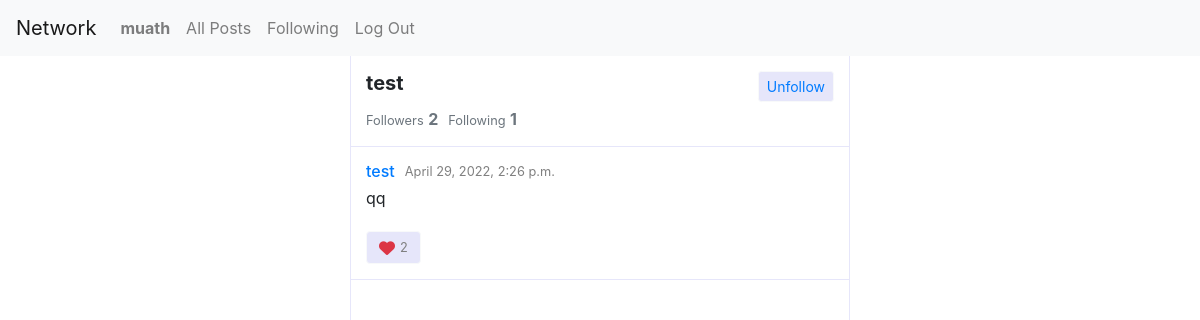
The page /profile/2 (signed in) on the database as committed earlier.
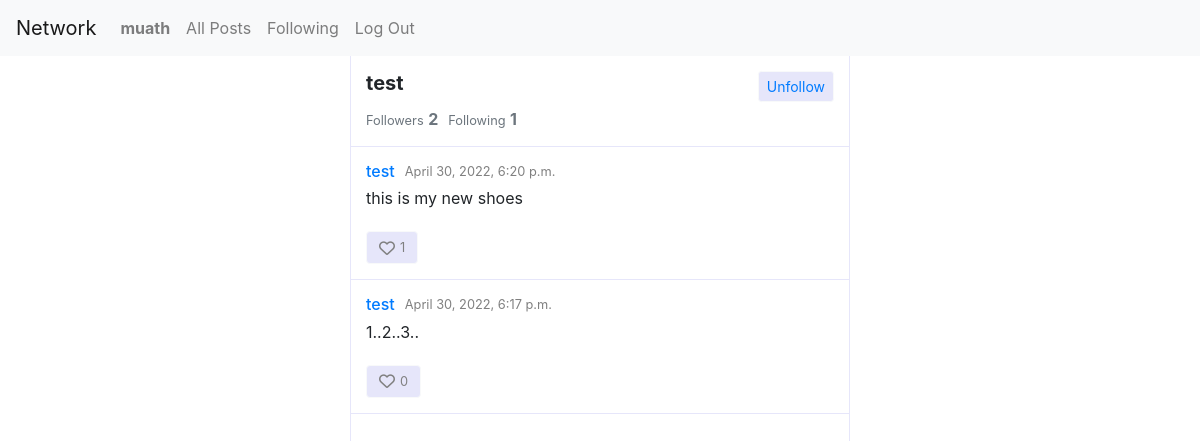
The same page on the database as committed later.
### network/models.py (models this page shows)
class User(AbstractUser):
    followers_count = models.IntegerField(default=0)
    followings_count = models.IntegerField(default=0)
    pass

class Post(models.Model):
    user = models.ForeignKey("User", on_delete=models.CASCADE)
    content = models.TextField()
    likes_count = models.IntegerField(default=0)
    likes = models.ManyToManyField("User",related_name="likes",blank=True)
    creation_date = models.DateTimeField(auto_now_add=True)

### network/views.py (the view)
# urls.py: path("profile/<int:id>", views.profile, name="profile"),
@login_required
def profile(request,id):
    user = User.objects.get(id=id)
    posts = Post.objects.filter(user=user).order_by('-creation_date')
    paginator = Paginator(posts, 10)
    page = request.GET.get('page')
    paginated_posts = paginator.get_page(page)
    form = PostForm()
    is_following = False
    if request.user.is_authenticated:
        is_following = Follow.objects.filter(follower = request.user, following = user).exists()
    context = {
        'user_to_show': user,
        'paginated_posts': paginated_posts,
        'post_form': form,
        'is_following': is_following,
    }
    return render(request, "network/profile.html",context)

### network/templates/network/profile.html (shortened to what this page needs)
{% extends "network/layout.html" %}
{% load crispy_forms_tags %}
{% load static %}
{% block body %}
    <div id="profile">
        <div class="details">
            <div style="display: flex;justify-content:space-between;">
                <h5><strong>{{user_to_show}}</strong></h5>
                {% if user.is_authenticated and user_to_show != user %}
                    <button type="button" class="btn btn-sm btn-light following_button" onclick="follow(this,{{user_to_show.id}})">
                        {% if is_following  %}
                            Unfollow
                            {% else %}
                            Follow
                        {% endif %}
                    </button>
                {% endif %}
            </div>
            <div class="text-muted" id="follows" style="display:flex;gap:10px;">
                <div><small>Followers</small> <strong id="followers">{{user_to_show.followers_count}}</strong></div>
                <div><small>Following</small> <strong>{{user_to_show.followings_count}}</strong></div>
            </div>
        </div>
        {% for post in paginated_posts %}
            {% include 'network/components/post.html' with post=post post_form=post_form %}
        {% endfor %}
        {% include 'network/components/paginator.html' with paginated_posts=paginated_posts %}
    </div>
{% endblock %}

### network/templates/network/layout.html (shortened to what this page needs)
{% load static %}
<!DOCTYPE html>
<html lang="en">
    <head>
        <link rel="stylesheet" href="https://stackpath.bootstrapcdn.com/bootstrap/4.4.1/css/bootstrap.min.css">
        <link href="{% static 'network/styles.css' %}" rel="stylesheet">
    </head>
    <body>
        <nav class="navbar navbar-expand-lg navbar-light bg-light">
            <a class="navbar-brand" href="#">Network</a>
            <div>
              <ul class="navbar-nav mr-auto">
                {% if user.is_authenticated %}
                    <li class="nav-item">
                        <a class="nav-link" href="#"><strong>{{ user.username }}</strong></a>
                    </li>
                {% endif %}
                <li class="nav-item">
                  <a class="nav-link" href="{% url 'index' %}">All Posts</a>
                </li>
                {% if user.is_authenticated %}
                    <li class="nav-item">
                        <a class="nav-link" href="{% url 'following' %}">Following</a>
                    </li>
                    <li class="nav-item">
                        <a class="nav-link" href="{% url 'logout' %}">Log Out</a>
                    </li>
                {% endif %}
              </ul>
            </div>
          </nav>
        <div class="body">
            {% block body %}
            {% endblock %}
        </div>
    </body>
</html>

### network/templates/network/components/post.html (shortened to what this page needs)
{% load crispy_forms_tags %}
<div class="post">
  <div class="post_header">
    <div class="post_name_and_date">
      <a
      {% if user.is_authenticated %}
        href="{% url 'profile' post.user.id %}"
      {% else %}
        href="{% url 'login'  %}"
      {% endif %}
      class="post_user">
        <h6>
          {{post.user}}
        </h6>
      </a>
      <small class="post_date">
        {{post.creation_date}}
      </small>
    </div>
  </div>
  <div class="post_body">
    <p class="post_content" id="post_content_{{post.id}}">
      {{post.content}}
    </p>
  </div>
  <div class="post_footer">
    {% if user.is_authenticated %}
      <button class="post_like_button btn btn-light" onclick="like(this,{{post.id}})">
        <i class="fa-heart fa-regular {% if user in post.likes.all %} fa-solid text-danger{% endif %}"></i>
        <small class="likes_count">
          {{post.likes_count}}
        </small>
      </button>
    {% endif %}
  </div>
</div>

### network/templates/network/components/paginator.html (shortened to what this page needs)
{% load crispy_forms_tags %}
<nav aria-label="Page navigation example" style="padding:20px;">
</nav>

### network/static/network/styles.css (style rules this page uses)
* { margin: 0; margin-top: 0; margin-right: 0; margin-bottom: 0; margin-left: 0; padding: 0; box-sizing: border-box; }
h1,h2,h3,h4,h5,h6 { margin-bottom: 0; }
html,body { height: 100%; }
a, a:active, a:hover { text-decoration: none; }
body { display: flex; flex-direction: column; }
.body { display: flex; flex-direction: column; flex:1; width: 500px; margin: auto; border-style: solid; border-color: lavender; border-width: 0 1px; }
.btn-light { background-color: lavender; }
.post { display: flex; flex-direction: column; padding: 15px; border-bottom: 1px solid lavender; gap: 5px; }
.post_header { display: flex; justify-content: space-between; }
.post_name_and_date { display: flex; align-items: center; gap: 10px; }
.post_date { color: gray; }
.following_button, .edit_button { color: #007bff; }
.post_footer { display: flex; justify-content: space-between; align-items: center; }
.post_footer i { color: gray; }
.post_like_button { display: flex; align-items: center; gap: 5px; }
.post_like_button .likes_count { color: gray; }
#profile .details { display: flex; flex-direction: column; padding: 15px; border-bottom: 1px solid lavender; gap: 5px; }

Rows that differ between the two databases and show on the page:
removed Post: user "test", creation_date "April 29, 2022, 2:26 p.m.", content "qq", likes_count "2"
added Post: user "test", creation_date "April 30, 2022, 6:20 p.m.", content "this is my new shoes", likes_count "1"
added Post: user "test", creation_date "April 30, 2022, 6:17 p.m.", content "1..2..3..", likes_count "0"
